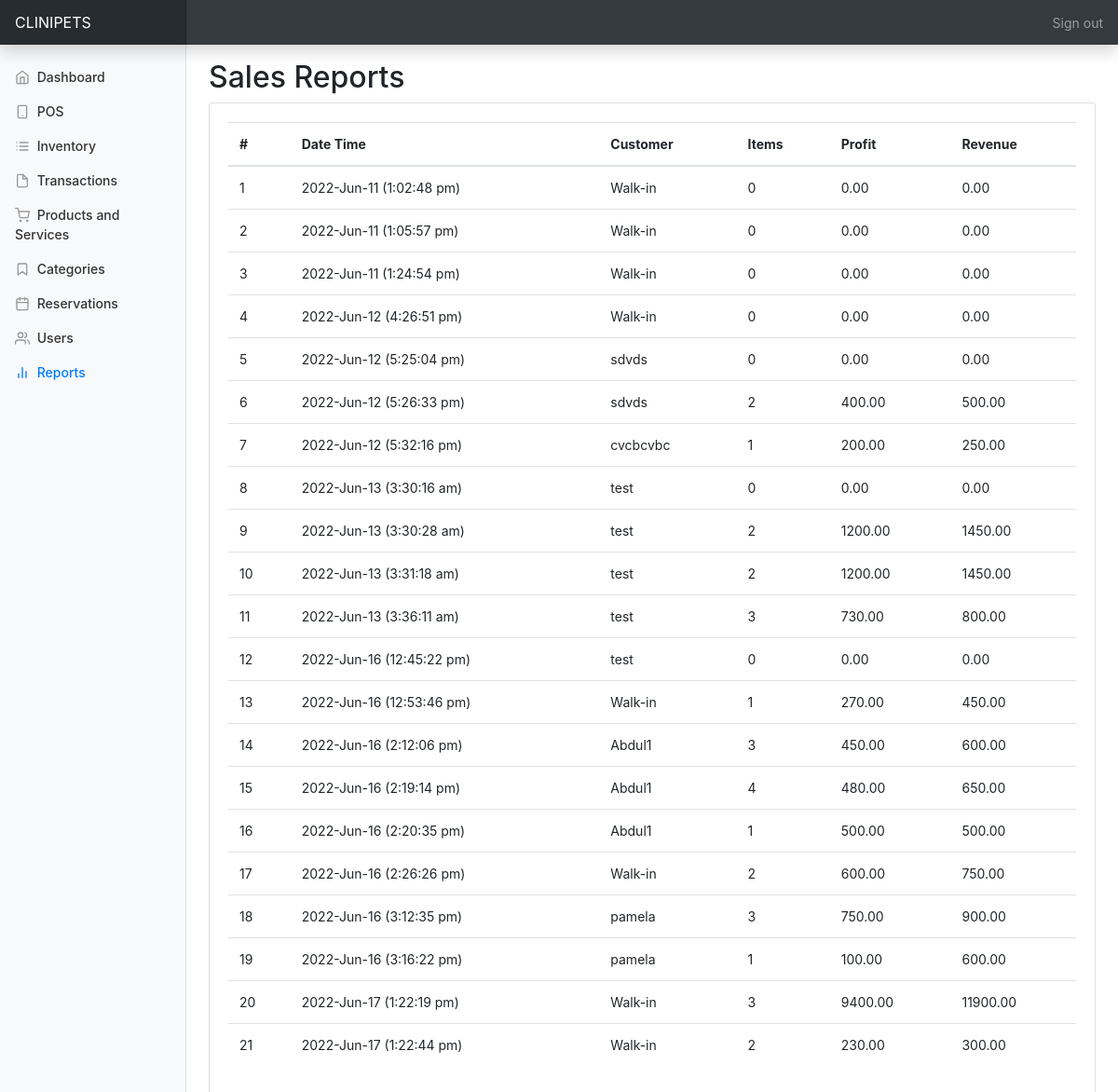
The page /admin/reports.php (signed in) on the database as committed earlier.
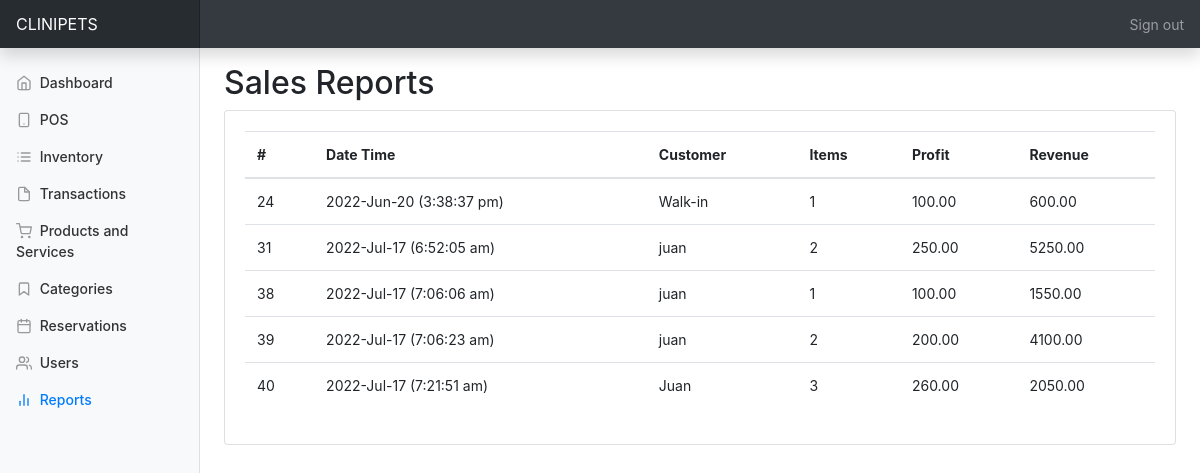
The same page on the database as committed later.
### tables this page shows
CREATE TABLE `transactions` (
  `id` int(11) NOT NULL,
  `ref_number` varchar(50) NOT NULL,
  `user_id` int(11) DEFAULT NULL,
  `customer_id` int(11) DEFAULT NULL,
  `customer_name` varchar(255) DEFAULT NULL,
  `customer_cash` decimal(10,2) NOT NULL,
  `customer_change` decimal(10,2) NOT NULL,
  `profit` decimal(10,2) NOT NULL,
  `revenue` decimal(10,2) NOT NULL,
  `transaction_date` timestamp NOT NULL DEFAULT current_timestamp(),
  `type` varchar(20) NOT NULL,
  `status` tinyint(1) NOT NULL DEFAULT 1
);

### admin/reports.php (the view, shortened to what this page needs)
<?php
    include '../db_config.php';
    $transactions = [];
    if (isset($_GET['day']) && isset($_GET['month']) && isset($_GET['year'])) {
        $day = $_GET['day'];
        $month = $_GET['month'];
        $year = $_GET['year'];
        if ($month == 'all') {
            $query = $conn->prepare("SELECT * FROM transactions WHERE YEAR(transaction_date)=?  ORDER BY transaction_date DESC");
            $query->execute([$year]);
            $transactions = $query->fetchAll();
        } else {
            if (in_array($month, range(1, 12))) {
                $query = $conn->prepare("SELECT * FROM transactions WHERE DAY(transaction_date)=? AND MONTH(transaction_date)=? AND YEAR(transaction_date)=?  ORDER BY transaction_date DESC");
                $query->execute([$day, $month, $year]);
                $transactions = $query->fetchAll();
            } else {
                header("location=reports.php");
            }
        }
    } else {
        $query = $conn->prepare("SELECT * FROM transactions WHERE YEAR(transaction_date) = YEAR(now())");
        $query->execute();
        $transactions = $query->fetchAll();
    }
    if (isset($_GET['filter_year']) && isset($_GET['filter_month']) && isset($_GET['filter_day'])) {
        $filter_year = $_GET['filter_year'];
        $filter_month = $_GET['filter_month'];
        $filter_day = $_GET['filter_day'];
        $conditions = [];
        if ($filter_year != 'all') {
            $conditions['YEAR(transaction_date)'] = $filter_year;
        }
        if ($filter_month != 'all') {
            $conditions['MONTH(transaction_date)'] = $filter_month;
        }
        if ($filter_day != 'all') {
            $conditions['DAY(transaction_date)'] = $filter_day;
        }
        $where = '';
        foreach ($conditions as $column => $value) {
            $where .= " AND {$column} = {$value}";
        }
        $stmt = $conn->prepare("SELECT * FROM transactions WHERE (ref_number <> '') {$where} ORDER BY id DESC");
        $stmt->execute();
        $transactions = $stmt->fetchAll();
    } else {
        $query = $conn->prepare("SELECT * FROM transactions WHERE YEAR(transaction_date) = YEAR(now())");
        $query->execute();
        $transactions = $query->fetchAll();
    }
?>
<!DOCTYPE html>
<html>
<head>
    <?php include 'theme-css.php'; ?>
</head>
<body>
    <?php include 'nav-top.php'; ?>
    <div class="container-fluid">
        <div class="row">
            <?php include 'nav-side.php'; ?>
            <main role="main" class="col-md-9 ml-sm-auto col-lg-10 px-md-4">
                <div class="pt-3">
                    <h1 class="h2">Sales Reports</h1>
                </div>
                <div class="row">
                    <div class="col-md-12">
                        <div class="card">
                            <div class="card-body">
                                <table class="table">
                                    <thead>
                                        <tr>
                                            <th>#</th>
                                            <th>Date Time</th>
                                            <th>Customer</th>
                                            <th>Items</th>
                                            <th>Profit</th>
                                            <th>Revenue</th>
                                        </tr>
                                    </thead>
                                    <tbody>
                                        <?php foreach ($transactions as $key => $transaction): ?>
                                        <tr>
                                            <td><?=$transaction['id']; ?></td>
                                            <td><?=date("Y-M-d (g:i:s a)", strtotime($transaction['transaction_date'])); ?></td>
                                            <td><?=$transaction['customer_name']==null?'Walk-in':$transaction['customer_name']; ?></td>
                                            <td>
                                                <?php
                                                    $transaction_id = $transaction['id'];
                                                    $items = $conn->prepare("SELECT * FROM transaction_item WHERE transaction_id = ?");
                                                    $items->execute([$transaction_id]);
                                                    echo $items->rowCount();
                                                ?>
                                            </td>
                                            <td><?=$transaction['profit']; ?></td>
                                            <td><?=$transaction['revenue']; ?></td>
                                        </tr>
                                        <?php endforeach; ?>
                                    </tbody>
                                </table>
                            </div>
                        </div>
                    </div>
                </div>
            </main>
        </div>
    </div>
</body>
</html>

Rows that differ between the two databases and show on the page:
removed transactions: id "1", transaction_date "2022-Jun-11 (1:02:48 pm)", customer_name "Walk-in", rowCount "0", profit "0.00", revenue "0.00"
removed transactions: id "2", transaction_date "2022-Jun-11 (1:05:57 pm)", customer_name "Walk-in", rowCount "0", profit "0.00", revenue "0.00"
removed transactions: id "3", transaction_date "2022-Jun-11 (1:24:54 pm)", customer_name "Walk-in", rowCount "0", profit "0.00", revenue "0.00"
removed transactions: id "4", transaction_date "2022-Jun-12 (4:26:51 pm)", customer_name "Walk-in", rowCount "0", profit "0.00", revenue "0.00"
removed transactions: id "5", transaction_date "2022-Jun-12 (5:25:04 pm)", customer_name "sdvds", rowCount "0", profit "0.00", revenue "0.00"
removed transactions: id "6", transaction_date "2022-Jun-12 (5:26:33 pm)", customer_name "sdvds", rowCount "2", profit "400.00", revenue "500.00"
removed transactions: id "7", transaction_date "2022-Jun-12 (5:32:16 pm)", customer_name "cvcbcvbc", rowCount "1", profit "200.00", revenue "250.00"
removed transactions: id "8", transaction_date "2022-Jun-13 (3:30:16 am)", customer_name "test", rowCount "0", profit "0.00", revenue "0.00"
removed transactions: id "9", transaction_date "2022-Jun-13 (3:30:28 am)", customer_name "test", rowCount "2", profit "1200.00", revenue "1450.00"
removed transactions: id "10", transaction_date "2022-Jun-13 (3:31:18 am)", customer_name "test", rowCount "2", profit "1200.00", revenue "1450.00"
removed transactions: id "11", transaction_date "2022-Jun-13 (3:36:11 am)", customer_name "test", rowCount "3", profit "730.00", revenue "800.00"
removed transactions: id "12", transaction_date "2022-Jun-16 (12:45:22 pm)", customer_name "test", rowCount "0", profit "0.00", revenue "0.00"
removed transactions: id "13", transaction_date "2022-Jun-16 (12:53:46 pm)", customer_name "Walk-in", rowCount "1", profit "270.00", revenue "450.00"
removed transactions: id "14", transaction_date "2022-Jun-16 (2:12:06 pm)", customer_name "Abdul1", rowCount "3", profit "450.00", revenue "600.00"
removed transactions: id "15", transaction_date "2022-Jun-16 (2:19:14 pm)", customer_name "Abdul1", rowCount "4", profit "480.00", revenue "650.00"
removed transactions: id "16", transaction_date "2022-Jun-16 (2:20:35 pm)", customer_name "Abdul1", rowCount "1", profit "500.00", revenue "500.00"
removed transactions: id "17", transaction_date "2022-Jun-16 (2:26:26 pm)", customer_name "Walk-in", rowCount "2", profit "600.00", revenue "750.00"
removed transactions: id "18", transaction_date "2022-Jun-16 (3:12:35 pm)", customer_name "pamela", rowCount "3", profit "750.00", revenue "900.00"
removed transactions: id "19", transaction_date "2022-Jun-16 (3:16:22 pm)", customer_name "pamela", rowCount "1", profit "100.00", revenue "600.00"
removed transactions: id "20", transaction_date "2022-Jun-17 (1:22:19 pm)", customer_name "Walk-in", rowCount "3", profit "9400.00", revenue "11900.00"
removed transactions: id "21", transaction_date "2022-Jun-17 (1:22:44 pm)", customer_name "Walk-in", rowCount "2", profit "230.00", revenue "300.00"
added transactions: id "24", transaction_date "2022-Jun-20 (3:38:37 pm)", customer_name "Walk-in", rowCount "1", profit "100.00", revenue "600.00"
added transactions: id "31", transaction_date "2022-Jul-17 (6:52:05 am)", customer_name "juan", rowCount "2", profit "250.00", revenue "5250.00"
added transactions: id "38", transaction_date "2022-Jul-17 (7:06:06 am)", customer_name "juan", rowCount "1", profit "100.00", revenue "1550.00"
added transactions: id "39", transaction_date "2022-Jul-17 (7:06:23 am)", customer_name "juan", rowCount "2", profit "200.00", revenue "4100.00"
added transactions: id "40", transaction_date "2022-Jul-17 (7:21:51 am)", customer_name "Juan", rowCount "3", profit "260.00", revenue "2050.00"
